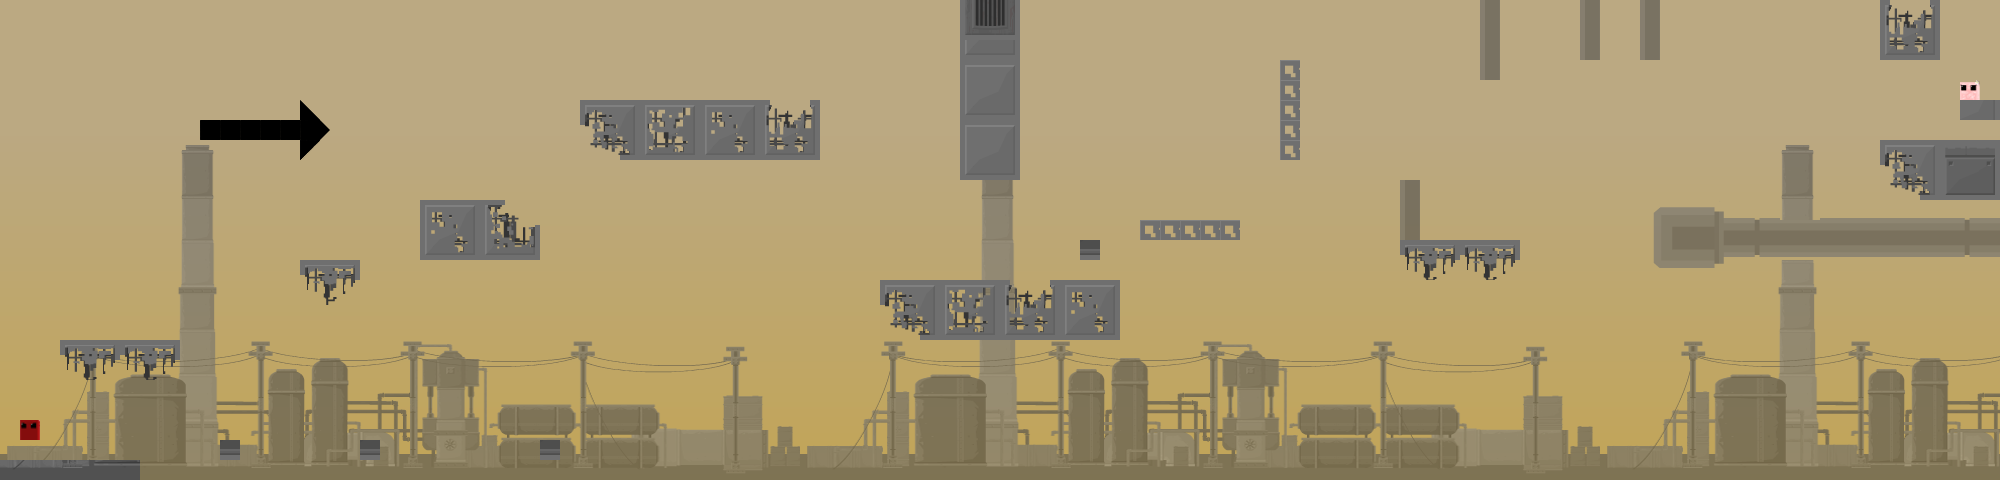

A 2D game scene composited from a Tiled map and its tileset images. What follows is a short description and the map's XML, with each tile layer's data collapsed to a summary:
An orthogonal 100x24 tile map with 20x20 px tiles, 5 tile layers (background, foreground, stationary, shoot_up, ...), 5 tilesets and 20 objects (bandage).

<map version="1.10" tiledversion="1.12.1" orientation="orthogonal" renderorder="right-down" width="100" height="24" tilewidth="20" tileheight="20" infinite="0" nextlayerid="9" nextobjectid="71">
 <tileset firstgid="1" name="myimages" tilewidth="20" tileheight="20" tilecount="16" columns="16">
  <image source="myimages.png" width="320" height="20" />
 </tileset>
 <tileset firstgid="17" name="factorytiles01" tilewidth="20" tileheight="20" tilecount="900" columns="30">
  <image source="factorytiles01.png" width="600" height="600" />
 </tileset>
 <tileset firstgid="917" name="factoryp01" tilewidth="20" tileheight="20" tilecount="1200" columns="40">
  <image source="factoryp01.png" width="800" height="600" />
 </tileset>
 <tileset firstgid="2117" name="factorytiles02" tilewidth="20" tileheight="20" tilecount="1200" columns="40">
  <image source="factorytiles02.png" width="800" height="600" />
 </tileset>
 <tileset firstgid="3317" name="eobstacles" tilewidth="20" tileheight="20" tilecount="2601" columns="51">
  <image source="eobstacles.png" width="1020" height="1020" />
 </tileset>
 <layer id="1" name="background" width="100" height="24">
  <data>[2400 cells, 2400 non-empty, 264 distinct tile ids]</data>
 </layer>
 <layer id="2" name="foreground" width="100" height="24" opacity="0.6">
  <data>[2400 cells, 2204 non-empty, 955 distinct tile ids]</data>
 </layer>
 <layer id="3" name="stationary" width="100" height="24">
  <data>[2400 cells, 197 non-empty, 91 distinct tile ids]</data>
 </layer>
 <layer id="6" name="shoot_up" width="100" height="24">
  <data>[2400 cells, 4 non-empty, 1 distinct tile ids]</data>
 </layer>
 <layer id="7" name="breakable" width="100" height="24">
  <data>[2400 cells, 10 non-empty, 1 distinct tile ids]</data>
 </layer>
 <objectgroup id="4" name="rectangle">
  <object id="3" x="582" y="98" width="238" height="62" />
  <object id="4" x="958" y="0" width="60" height="174" />
  <object id="5" x="884" y="278" width="232" height="62" />
  <object id="13" x="1880" y="138" width="120" height="58" />
  <object id="14" x="1878" y="0" width="60" height="56" />
  <object id="15" x="1960" y="100" width="38" height="20" />
  <object id="19" x="1398" y="239" width="122" height="40" />
  <object id="20" x="59" y="338" width="122" height="39" />
  <object id="22" x="299" y="259" width="59" height="42" />
  <object id="23" x="418" y="198" width="84" height="63" />
  <object id="24" x="502" y="220" width="38" height="41" />
  <object id="65" x="0" y="460" width="141" height="22" />
 </objectgroup>
 <objectgroup id="5" name="saws">
  <object id="26" x="914" y="6" width="150" height="150">
   <ellipse />
  </object>
  <object id="27" x="947" y="250" width="84" height="84">
   <ellipse />
  </object>
  <object id="28" x="1612" y="118" width="150" height="150">
   <ellipse />
  </object>
  <object id="29" x="788" y="108" width="67" height="67">
   <ellipse />
  </object>
  <object id="30" x="1383" y="152" width="50" height="50">
   <ellipse />
  </object>
  <object id="66" x="1583" y="19" width="70" height="70">
   <ellipse />
  </object>
  <object id="69" x="1465" y="68" width="40" height="40">
   <ellipse />
  </object>
 </objectgroup>
 <objectgroup id="8" name="items">
  <object id="70" name="bandage" x="862.009" y="28.9316" width="28" height="28" />
 </objectgroup>
</map>
